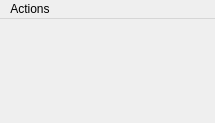
<?xml version="1.0" encoding="UTF-8"?>
<ui version="4.0">
 <class>BoneLedDisplayClass</class>
 <widget class="QMainWindow" name="BoneLedDisplayClass">
  <property name="geometry">
   <rect>
    <x>0</x>
    <y>0</y>
    <width>215</width>
    <height>123</height>
   </rect>
  </property>
  <property name="windowTitle">
   <string>BoneLedDisplay</string>
  </property>
  <widget class="QWidget" name="centralWidget"/>
  <widget class="QMenuBar" name="menuBar">
   <property name="geometry">
    <rect>
     <x>0</x>
     <y>0</y>
     <width>215</width>
     <height>21</height>
    </rect>
   </property>
   <widget class="QMenu" name="menuActions">
    <property name="title">
     <string>Actions</string>
    </property>
    <addaction name="actionExit"/>
   </widget>
   <addaction name="menuActions"/>
  </widget>
  <action name="actionExit">
   <property name="text">
    <string>Exit</string>
   </property>
   <property name="iconVisibleInMenu">
    <bool>false</bool>
   </property>
  </action>
 </widget>
 <layoutdefault spacing="6" margin="11"/>
 <resources>
  <include location="BoneLedDisplay.qrc"/>
 </resources>
 <connections/>
</ui>
